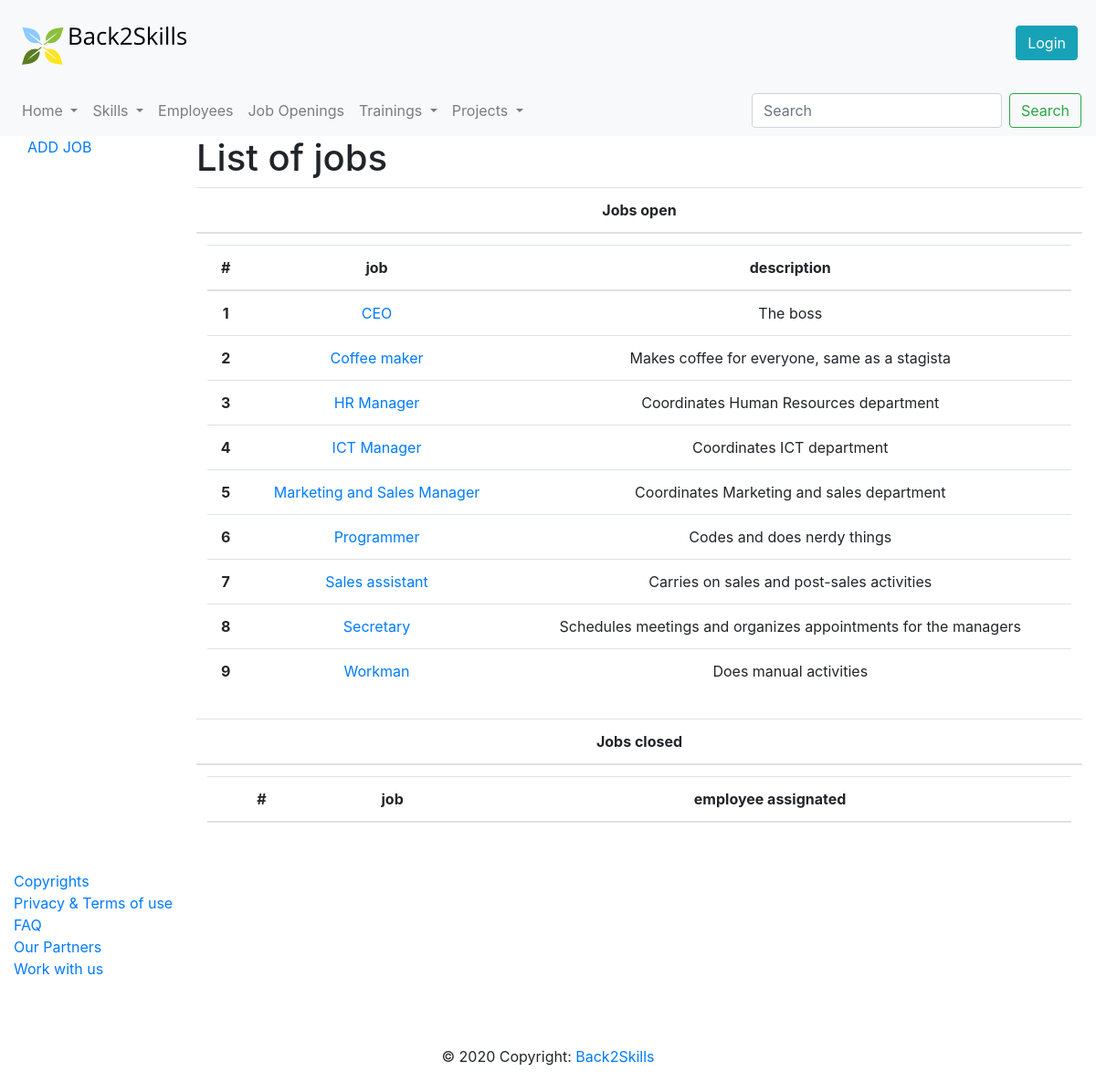
Page /jobs on the committed database.
### database.py (models this page shows)
class Role(db.Model):
    __tablename__ = 'role'
    id = db.Column(db.Integer, primary_key=True)
    name = db.Column(db.String)
    description = db.Column(db.String)
    employee = db.relationship("Employee")
    skill = db.relationship("Skill", secondary="role_skill")

### app.py (the view)
@app.route('/jobs')
def jobs():
    soft_skill=get_soft_skills()
    hard_skill=get_hard_skills()
    roles=get_roles()
    return render_template('jobs.html',softskill=soft_skill,hardskill=hard_skill,role=roles)

### database.py (called while the page is built)
def get_soft_skills():
    ss=Skill.query.filter(Skill.type=="soft" or Skill.type=="Soft").all()
    ss.sort(key=lambda x: x.name)
    return ss

def get_hard_skills():
    hs=Skill.query.filter(Skill.type=="hard" or Skill.type=="Hoft").all()
    hs.sort(key=lambda x: x.name)
    return hs

def get_roles():
    roles=Role.query.all()
    roles.sort(key=lambda x: x.name)
    return roles

### templates/jobs.html (shortened to what this page needs)
{% extends "layout.html" %}
 {% block pageContent %}
     <div class="row">
        <div class="col-md-2">
          <div class="content-section">
              <div class="list-group">
                                  <div class="container">
                                      <div class="row">
                                          <div class="col-md-12">
                                              <a href="#" data-toggle="modal" data-target="#myModal">ADD JOB</a>
                                          </div>
                                      </div>
                                  </div>
              </div>
          </div>
        </div>
           <div class="col-md-10">
              {% block sectionContent %}
                  <h1>List of jobs </h1>
                  <div class="table-responsive" style="text-align:center">
                      <table style="width:100%"  class="table table-hover">
                          <thead>
                            <tr>
                              <th>Jobs open</th>
                            </tr>
                          </thead>
                              <tbody>
                                <tr>
                                    <td>
                                      <table style="width: 100% ">
                                        <thead>
                                         <tr>
                                             <th>#</th>
                                             <th>job</th>
                                             <th>description</th>
                                         </tr>
                                       </thead>
                                       <tbody>
                                         {% for role in role %}
                                            <tr>
                                              <th scope="row">{{ loop.index }}</th>
                                                <td><a href="/EmployeeJob/{{ role.id }}"> {{ role.name }} </a></td>
                                                <td>{{ role.description}}</td>
                                            </tr>
                                         {% endfor %}
                                       </tbody>
                                     </table>
                                    </td>
                                   </tr>
                              </tbody>
                      </table>
                      <table style="width:100%" class="table table-hover">
                          <thead>
                            <tr>
                                <th>Jobs closed</th>
                            </tr>
                          </thead>
                          <tbody>
                             <tr>
                                <td>
                                  <table style="width:100%">
                                     <thead>
                                       <tr>
                                           <th>#</th>
                                           <th>job</th>
                                           <th>employee assignated</th>
                                         </tr>
                                       </thead>
                                       </table>
                                     </td>
                            </tr>
                          </tbody>
                      </table>
                  </div>
                  </div>
   {% endblock %}
{% endblock %}

### templates/layout.html (shortened to what this page needs)
<!DOCTYPE html>
<html lang="en">
<head>
    <link rel="stylesheet" href="{{ url_for('static',filename='css/bootstrap.css') }}" >
    <link rel="stylesheet" href="{{ url_for('static',filename='css/bootstrap-override.css') }}" >
</head>
<body>
    <header>
        <nav class="navbar navbar-expand-lg navbar-light bg-light" id="loginNavbar">
            <a class="navbar-brand" href="/home"><img src="/static/images/Logosmall.png" alt=""></a>
                {% if session.get('id') %}
                    <button class="btn btn-danger ml-auto">Logout</button>
                    <a href="/user" class="btn btn-info ml-auto mr-1" role="button">My Profile</a>
                {% else %}
                    <a href="/login" class="btn btn-info ml-auto mr-1" role="button">Login</a>
                {% endif %}
        </nav>
        <nav class="navbar navbar-expand-lg navbar-light bg-light" id="menuNavbar">
          <div class="collapse navbar-collapse" id="navbarSupportedContent">
              <ul class="navbar-nav mr-auto">
                  <li class="nav-item dropdown">
                    <a class="nav-link dropdown-toggle" href="#" id="homepageDropdown" role="button" data-toggle="dropdown" aria-haspopup="true" aria-expanded="false">
                      Home
                    </a>
                  </li>
                  <li class="nav-item dropdown">
                    <a class="nav-link dropdown-toggle" href="/skills" id="skillsDropdown" role="button" data-toggle="dropdown" aria-haspopup="true" aria-expanded="false">
                      Skills
                    </a>
                  </li>
                  <li class="nav-item">
                    <a class="nav-link" href="/employees" id="employeesButton" role="button" aria-haspopup="true" aria-expanded="false">
                      Employees
                    </a>
                  </li>
                  <li class="nav-item">
                    <a class="nav-link" href="/jobs" id="jobsButton" role="button" aria-haspopup="true" aria-expanded="false">
                      Job Openings
                    </a>
                  </li>
                  <li class="nav-item dropdown">
                    <a class="nav-link dropdown-toggle" href="#" id="trainingsDropdown" role="button" data-toggle="dropdown" aria-haspopup="true" aria-expanded="false">
                      Trainings
                    </a>
                  </li>
                    <li class="nav-item dropdown">
                        <a class="nav-link dropdown-toggle" href="#" id="projectsDropdown" role="button" data-toggle="dropdown" aria-haspopup="true" aria-expanded="false">
                          Projects
                        </a>
                    </li>
            </ul>
            <form class="form-inline my-2 my-lg-0">
              <input class="form-control mr-sm-2" type="search" placeholder="Search" aria-label="Search">
              <button class="btn btn-outline-success my-2 my-sm-0" type="submit">Search</button>
            </form>
          </div>
        </nav>
    </header>
    <main role="main" id="main-container">
        {% block pageContent %}
        {% endblock %}
    </main>
</body>
<footer class="page-footer font-small blue pt-4">
  <div class="container-fluid text-center text-md-left">
    <div class="row">
      <div class="col-md-3 mb-md-0 mb-3">
        <ul class="list-unstyled">
          <li>
            <a href="#!">Copyrights</a>
          </li>
          <li>
            <a href="#!">Privacy & Terms of use</a>
          </li>
          <li>
            <a href="#!">FAQ</a>
          </li>
          <li>
            <a href="#!">Our Partners</a>
          </li>
          <li>
            <a href="#!">Work with us</a>
          </li>
        </ul>
      </div>
  </div>
  <div class="container">
    <ul class="list-unstyled list-inline text-center">
      <li class="list-inline-item">
      </li>
      <li class="list-inline-item">
      </li>
      <li class="list-inline-item">
      </li>
      <li class="list-inline-item">
      </li>
    </ul>
  </div>
  <div class="footer-copyright text-center py-3">© 2020 Copyright:
    <a href=""> Back2Skills</a>
  </div>
</footer>
</html>

### rows in the picture
Role: name "CEO", description "The boss"
Role: name "Coffee maker", description "Makes coffee for everyone, same as a stagista"
Role: name "HR Manager", description "Coordinates Human Resources department"
Role: name "ICT Manager", description "Coordinates ICT department"
Role: name "Marketing and Sales Manager", description "Coordinates Marketing and sales department"
Role: name "Programmer", description "Codes and does nerdy things"
Role: name "Sales assistant", description "Carries on sales and post-sales activities"
Role: name "Secretary", description "Schedules meetings and organizes appointments for the managers"
Role: name "Workman", description "Does manual activities"
